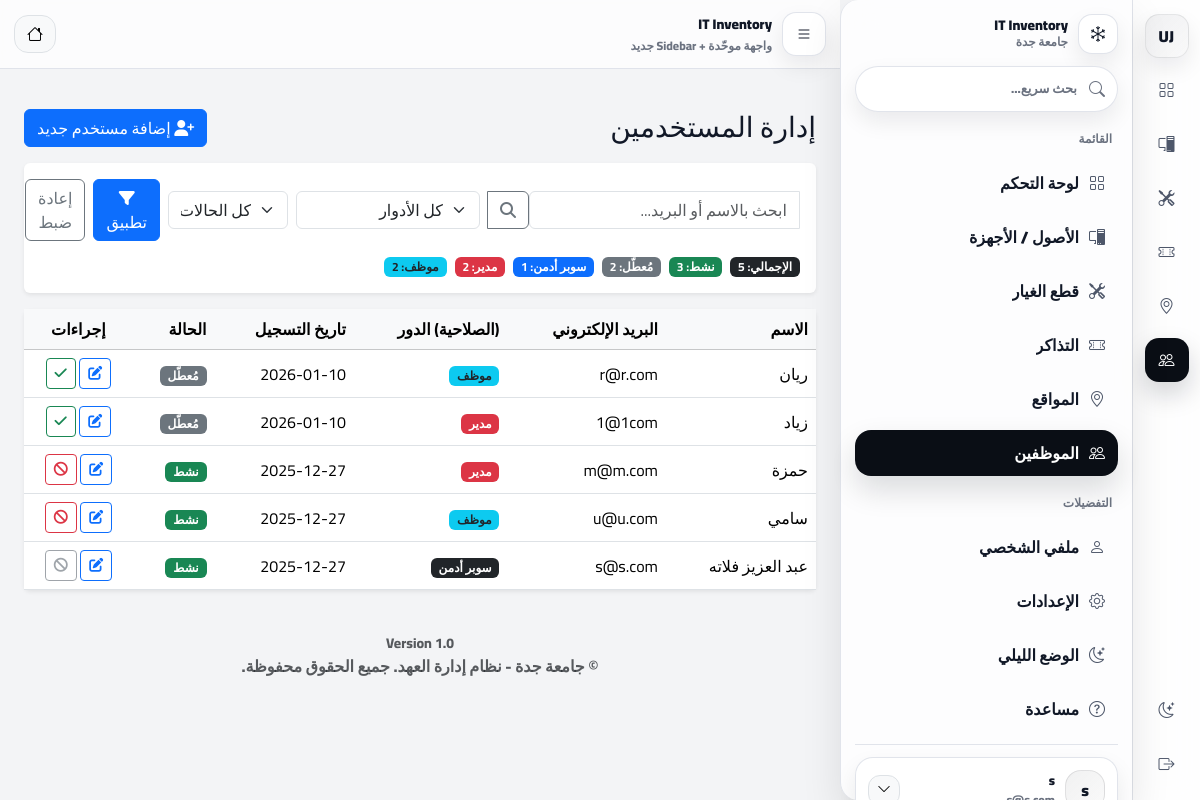
Screenshot of /index.php?page=users/index (signed in) with the database file from the repository.
### tables this page shows
CREATE TABLE `users` (
  `id` int(11) NOT NULL,
  `username` varchar(50) NOT NULL,
  `email` varchar(100) NOT NULL,
  `password` varchar(255) NOT NULL,
  `role` enum('super_admin','manager','user') NOT NULL DEFAULT 'user',
  `created_at` datetime DEFAULT current_timestamp(),
  `job_title` varchar(100) DEFAULT NULL,
  `department` varchar(100) DEFAULT NULL,
  `phone` varchar(20) DEFAULT NULL,
  `avatar` varchar(255) DEFAULT 'default_avatar.png',
  `lang` varchar(5) DEFAULT 'ar',
  `dark_mode` tinyint(1) DEFAULT 0,
  `name` varchar(100) DEFAULT 'User',
  `manager_id` int(11) DEFAULT NULL,
  `is_active` tinyint(1) NOT NULL DEFAULT 1
);

### app/controllers/UsersController.php (called while the page is built, shortened)
<?php
class UsersController extends Controller
{
    private $userModel;
    public function __construct()
    {
        $this->userModel = $this->model('User');
    }
    public function index()
    {
        $role = normalizeRole(currentRole());
        $users = [];
        if ($role === 'super_admin') {
            $users = $this->userModel->getUsers();
        } elseif ($role === 'manager') {
            $users = $this->userModel->getUsersByManager((int)($_SESSION['user_id'] ?? 0));
        } else {
            flash('access_denied', 'ليس لديك صلاحية لعرض المستخدمين', 'alert alert-danger');
            redirect('index.php?page=dashboard');
            exit;
        }
        $this->view('users/index', ['users' => $users]);
        exit;
    }
}

### app/libraries/Database.php (called while the page is built, shortened)
<?php
class Database {
    private $host = 'localhost';
    private $user = 'root';
    private $pass = '';
    private $dbname = 'it_inventory';
    private $dbh;
    private $stmt;
    public function __construct() {
        $dsn = 'mysql:host=' . $this->host . ';dbname=' . $this->dbname;
        $options = array(
            PDO::ATTR_PERSISTENT => true,
            PDO::ATTR_ERRMODE => PDO::ERRMODE_EXCEPTION
        );
        try {
            $this->dbh = new PDO($dsn, $this->user, $this->pass, $options);
        } catch(PDOException $e) {
            $this->error = $e->getMessage();
            echo $this->error;
        }
    }
    public function query($sql) {
        $this->stmt = $this->dbh->prepare($sql);
    }
    public function bind($param, $value, $type = null) {
        if (is_null($type)) {
            switch (true) {
                case is_int($value):
                    $type = PDO::PARAM_INT;
                    break;
            }
        }
        $this->stmt->bindValue($param, $value, $type);
    }
    public function execute() {
        return $this->stmt->execute();
    }
    public function resultSet() {
        $this->execute();
        return $this->stmt->fetchAll(PDO::FETCH_OBJ);
    }
}

### app/models/User.php (called while the page is built, shortened)
<?php
class User
{
    private $db;
    public function __construct()
    {
        $this->db = new Database;
    }
  public function getUsers(){
    $this->db->query("
        SELECT id, username, name, email, role, manager_id, created_at, is_active
        FROM users
        ORDER BY id DESC
    ");
    return $this->db->resultSet();
}
}

### app/views/users/index.php (the view, shortened to what this page needs)
<?php require_once APPROOT . '/views/layouts/header.php'; ?>
<?php
$users = $data['users'] ?? ($users ?? []);
$sessionRole = strtolower(trim((string)($_SESSION['user_role'] ?? 'user')));
$canManageUsers = in_array($sessionRole, ['super_admin', 'superadmin'], true);
$q = trim((string)($_GET['q'] ?? ''));
$normRole = function($r) {
  $r = strtolower(trim((string)$r));
  if ($r === 'superadmin') return 'super_admin';
  if ($r === 'super_admin') return 'super_admin';
  if ($r === 'manager') return 'manager';
  return 'user';
};
$filtered = $users;
$total = count($users);
$superCount = $managerCount = $userCount = 0;
$activeCount = $inactiveCount = 0;
foreach ($users as $u) {
  $r = $normRole($u->role ?? 'user');
  if ($r === 'super_admin') $superCount++;
  elseif ($r === 'manager') $managerCount++;
  else $userCount++;
  $a = isset($u->is_active) ? (int)$u->is_active : 1;
  if ($a === 1) $activeCount++; else $inactiveCount++;
}
function roleBadgeText($r) {
  if ($r === 'super_admin') return 'سوبر أدمن';
  if ($r === 'manager') return 'مدير';
  return 'موظف';
}
?>
<div class="container py-4">
  <div class="d-flex flex-wrap justify-content-between align-items-center gap-2 mb-3">
    <h3 class="mb-0">إدارة المستخدمين</h3>
    <div class="d-flex gap-2 align-items-center">
      <?php if ($canManageUsers): ?>
        <a class="btn btn-primary" href="<?php echo URLROOT; ?>/index.php?page=users/add">
          <i class="fa fa-user-plus"></i> إضافة مستخدم جديد
        </a>
      <?php else: ?>
        <span class="badge bg-secondary">عرض فقط</span>
      <?php endif; ?>
    </div>
  </div>
  <div class="card shadow-sm border-0 mb-3">
    <div class="card-body">
      <form class="row g-2 align-items-center" method="GET" action="<?php echo URLROOT; ?>/index.php">
        <div class="col-md-5">
          <div class="input-group">
            <input type="text" name="q" class="form-control" value="<?php echo htmlspecialchars($q); ?>" placeholder="ابحث بالاسم أو البريد...">
            <button class="btn btn-outline-secondary" type="submit"><i class="fa fa-search"></i></button>
          </div>
        </div>
        <div class="col-md-3">
          <select name="role" class="form-select">
            <option value="">كل الأدوار</option>
          </select>
        </div>
        <div class="col-md-2">
          <select name="status" class="form-select">
            <option value="">كل الحالات</option>
          </select>
        </div>
        <div class="col-md-2 d-flex gap-2">
          <button class="btn btn-primary w-100" type="submit"><i class="fa fa-filter"></i> تطبيق</button>
          <a class="btn btn-outline-secondary w-100" href="<?php echo URLROOT; ?>/index.php?page=users/index">إعادة ضبط</a>
        </div>
      </form>
      <div class="mt-3 d-flex flex-wrap gap-2">
        <span class="badge bg-dark">الإجمالي: <?php echo (int)$total; ?></span>
        <span class="badge bg-success">نشط: <?php echo (int)$activeCount; ?></span>
        <span class="badge bg-secondary">مُعطّل: <?php echo (int)$inactiveCount; ?></span>
        <span class="badge bg-primary">سوبر أدمن: <?php echo (int)$superCount; ?></span>
        <span class="badge bg-danger">مدير: <?php echo (int)$managerCount; ?></span>
        <span class="badge bg-info text-dark">موظف: <?php echo (int)$userCount; ?></span>
      </div>
    </div>
  </div>
  <div class="card shadow-sm border-0">
    <div class="card-body p-0">
      <div class="table-responsive">
        <table class="table mb-0 align-middle">
          <thead class="table-light">
            <tr>
              <th class="text-end">الاسم</th>
              <th class="text-end">البريد الإلكتروني</th>
              <th class="text-end">(الصلاحية) الدور</th>
              <th class="text-end">تاريخ التسجيل</th>
              <th class="text-end">الحالة</th>
              <th class="text-center">إجراءات</th>
            </tr>
          </thead>
          <tbody>
            <?php if (empty($filtered)): ?>
              <tr>
                <td colspan="6" class="text-center text-muted py-4">لا يوجد مستخدمين مسجلين.</td>
              </tr>
            <?php else: ?>
              <?php foreach ($filtered as $u): ?>
                <?php
                  $name = $u->name ?? ($u->username ?? '-');
                  $email = $u->email ?? '-';
                  $r = $normRole($u->role ?? 'user');
                  $createdAt = !empty($u->created_at) ? date('Y-m-d', strtotime($u->created_at)) : '-';
                  $uid = (int)($u->id ?? 0);
                  $active = isset($u->is_active) ? (int)$u->is_active : 1;
                ?>
                <tr>
                  <td class="text-end"><?php echo htmlspecialchars($name); ?></td>
                  <td class="text-end" dir="ltr"><?php echo htmlspecialchars($email); ?></td>
                  <td class="text-end">
                    <?php
                      $txt = roleBadgeText($r);
                      $cls = ($r==='super_admin') ? 'bg-dark' : (($r==='manager') ? 'bg-danger' : 'bg-info text-dark');
                    ?>
                    <span class="badge <?php echo $cls; ?>"><?php echo $txt; ?></span>
                  </td>
                  <td class="text-end" dir="ltr"><?php echo htmlspecialchars($createdAt); ?></td>
                  <td class="text-end">
                    <?php if ($active === 1): ?>
                      <span class="badge bg-success">نشط</span>
                    <?php else: ?>
                      <span class="badge bg-secondary">مُعطّل</span>
                    <?php endif; ?>
                  </td>
                  <td class="text-center">
                    <?php if ($canManageUsers): ?>
                      <a class="btn btn-sm btn-outline-primary" href="<?php echo URLROOT; ?>/index.php?page=users/edit&id=<?php echo $uid; ?>">
                        <i class="fa fa-edit"></i>
                      </a>
                      <?php if ((int)($_SESSION['user_id'] ?? 0) !== $uid): ?>
                        <form method="POST" action="<?php echo URLROOT; ?>/index.php?page=users/delete" class="d-inline">
                          <button type="submit" class="btn btn-sm <?php echo ($active===1)?'btn-outline-danger':'btn-outline-success'; ?>"
                                  onclick="return confirm('<?php echo ($active===1)?'تعطيل المستخدم؟':'تفعيل المستخدم؟'; ?>');">
                            <i class="fa <?php echo ($active===1)?'fa-ban':'fa-check'; ?>"></i>
                          </button>
                        </form>
                      <?php else: ?>
                        <button type="button" class="btn btn-sm btn-outline-secondary" disabled title="لا يمكنك تعطيل حسابك">
                          <i class="fa fa-ban"></i>
                        </button>
                      <?php endif; ?>
                    <?php else: ?>
                      —
                    <?php endif; ?>
                  </td>
                </tr>
              <?php endforeach; ?>
            <?php endif; ?>
          </tbody>
        </table>
      </div>
    </div>
  </div>
</div>
<?php require_once APPROOT . '/views/layouts/footer.php'; ?>

### app/views/layouts/footer.php (style rules this page uses)
:root { --uj-rail-w: 72px; }

### rows the page displays
users: name "ريان", email "r@r.com", role "موظف", created_at "2026-01-10", is_active "مُعطّل"
users: name "زياد", email "1@1com", role "مدير", created_at "2026-01-10", is_active "مُعطّل"
users: name "حمزة", email "m@m.com", role "مدير", created_at "2025-12-27", is_active "نشط"
users: name "سامي", email "u@u.com", role "موظف", created_at "2025-12-27", is_active "نشط"
users: name "عبد العزيز فلاته", email "s@s.com", role "سوبر أدمن", created_at "2025-12-27", is_active "نشط"

### other values shown
SITENAME "IT Inventory"
$userName "s"
$total "5"
$activeCount "3"
$inactiveCount "2"
$superCount "1"
$managerCount "2"
$userCount "2"
